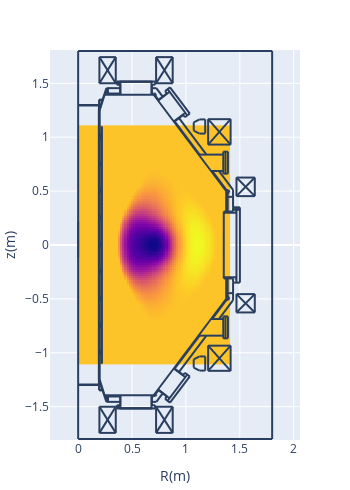

This figure's notebook cell:
### Code cell
pc.d_heatmap(dm_njt)

### Figure 1 — Plotly figure (JSON) as saved in the notebook; plotly's stock layout.template omitted (floating-point values rounded to 4 significant figures; data arrays with more than 128 entries replaced by an {"elided": "..."} marker saying what was removed)
{"data": [{"dx": 0.02, "dy": 0.02, "showscale": false, "type": "heatmap", "x0": 0, "y0": -1.1, "z": {"elided": "111x71 float values"}}], "layout": {"height": 490.8, "margin": {"autoexpand": false, "b": 50, "l": 50, "r": 50, "t": 50}, "shapes": [{"type": "line", "x0": 0.2652, "x1": 0.2652, "y0": -1.406, "y1": -1.455}, {"type": "line", "x0": 0.2766, "x1": 0.2766, "y0": -1.406, "y1": -1.455}, {"type": "line", "x0": 0.1927, "x1": 0.1927, "y0": -1.299, "y1": 1.299}, {"type": "line", "x0": 0.1927, "x1": 0.1927, "y0": -1.249, "y1": 1.249}, {"type": "line", "x0": 0.195, "x1": 0.195, "y0": -1.251, "y1": 1.249}, {"type": "line", "x0": 0.1995, "x1": 0.1995, "y0": -1.249, "y1": 1.249}, {"type": "line", "x0": 1.376, "x1": 0.7005, "y0": 0.4965, "y1": 1.394}, {"type": "line", "x0": 0.2199, "x1": 0.2199, "y0": 0.3695, "y1": 1.099}, {"type": "line", "x0": 0.2176, "x1": 0.2176, "y0": 0.3695, "y1": 1.099}, {"type": "line", "x0": 1.376, "x1": 0.7005, "y0": -0.4965, "y1": -1.394}, {"type": "line", "x0": 0.2176, "x1": 0.2176, "y0": -0.3695, "y1": -1.099}, {"type": "line", "x0": 0.2199, "x1": 0.2199, "y0": -0.3695, "y1": -1.099}, {"type": "line", "x0": 0.1995, "x1": 0.2448, "y0": -1.249, "y1": -1.394}, {"type": "line", "x0": 0.1972, "x1": 0.1972, "y0": -1.299, "y1": -1.344}, {"type": "line", "x0": 0.195, "x1": 0.195, "y0": -1.299, "y1": -1.349}, {"type": "line", "x0": 0.195, "x1": 0.229, "y0": -1.349, "y1": -1.349}, {"type": "line", "x0": 0.195, "x1": 0.2267, "y0": -1.344, "y1": -1.344}, {"type": "line", "x0": 0.1995, "x1": 0.1995, "y0": -0.9975, "y1": -0.9748}, {"type": "line", "x0": 0.2086, "x1": 0.2086, "y0": -1.009, "y1": -0.9907}, {"type": "line", "x0": 0.2086, "x1": 0.2086, "y0": -1.009, "y1": -0.9929}, {"type": "line", "x0": 0.2063, "x1": 0.2063, "y0": -1.011, "y1": -0.9748}, {"type": "line", "x0": 0, "x1": 0.2108, "y0": -1.294, "y1": -1.294}, {"type": "line", "x0": 0, "x1": 0.2131, "y0": -1.299, "y1": -1.299}, {"type": "line", "x0": 0.1995, "x1": 0.1995, "y0": -1.011, "y1": -1.002}, {"type": "line", "x0": 0.2063, "x1": 0.2086, "y0": -1.007, "y1": -1.007}, {"type": "line", "x0": 0.2086, "x1": 0.2086, "y0": -1.004, "y1": -1.004}, {"type": "line", "x0": 0.2086, "x1": 0.2176, "y0": -1.009, "y1": -1.009}, {"type": "line", "x0": 0.1995, "x1": 0.2063, "y0": -1.011, "y1": -1.011}, {"type": "line", "x0": 0.2199, "x1": 0.2176, "y0": -1.099, "y1": -1.099}, {"type": "line", "x0": 0.2063, "x1": 0.2086, "y0": -0.9929, "y1": -0.9929}, {"type": "line", "x0": 0.2086, "x1": 0.2086, "y0": -0.9975, "y1": -0.9975}, {"type": "line", "x0": 0.2086, "x1": 0.2176, "y0": -0.9929, "y1": -0.9929}, {"type": "line", "x0": 0.2086, "x1": 0.2176, "y0": -0.9907, "y1": -0.9907}, {"type": "line", "x0": 0.1995, "x1": 0.2063, "y0": -0.9748, "y1": -0.9748}, {"type": "line", "x0": 0.2086, "x1": 0.2176, "y0": -0.7594, "y1": -0.7594}, {"type": "line", "x0": 0.1995, "x1": 0.2063, "y0": -0.7617, "y1": -0.7617}, {"type": "line", "x0": 0.2086, "x1": 0.2086, "y0": -0.7594, "y1": -0.7413}, {"type": "line", "x0": 0.2086, "x1": 0.2086, "y0": -0.7594, "y1": -0.739}, {"type": "line", "x0": 0.1995, "x1": 0.1995, "y0": -0.7617, "y1": -0.7526}, {"type": "line", "x0": 0.2063, "x1": 0.2063, "y0": -0.7617, "y1": -0.7254}, {"type": "line", "x0": 0.1995, "x1": 0.2063, "y0": -0.7254, "y1": -0.7254}, {"type": "line", "x0": 0.2086, "x1": 0.2176, "y0": -0.739, "y1": -0.739}, {"type": "line", "x0": 0.2086, "x1": 0.2176, "y0": -0.7413, "y1": -0.7413}, {"type": "line", "x0": 0.2086, "x1": 0.2086, "y0": -0.7526, "y1": -0.7526}, {"type": "line", "x0": 0.2063, "x1": 0.2086, "y0": -0.7572, "y1": -0.7572}, {"type": "line", "x0": 0.2086, "x1": 0.2086, "y0": -0.7458, "y1": -0.7458}, {"type": "line", "x0": 0.2063, "x1": 0.2086, "y0": -0.7436, "y1": -0.7436}, {"type": "line", "x0": 0.1995, "x1": 0.1995, "y0": -0.7481, "y1": -0.7254}, {"type": "line", "x0": 0.3582, "x1": 0.7141, "y0": -1.517, "y1": -1.517}, {"type": "line", "x0": 0.3854, "x1": 0.6869, "y0": -1.514, "y1": -1.514}, {"type": "line", "x0": 0.3854, "x1": 0.6869, "y0": -1.514, "y1": -1.514}, {"type": "line", "x0": 0.2426, "x1": 0.7096, "y0": -1.394, "y1": -1.394}, {"type": "line", "x0": 0.3922, "x1": 0.3922, "y0": -1.514, "y1": -1.394}, {"type": "line", "x0": 0.3582, "x1": 0.3582, "y0": -1.517, "y1": -1.487}, {"type": "line", "x0": 0.3786, "x1": 0.3786, "y0": -1.517, "y1": -1.487}, {"type": "line", "x0": 0.3695, "x1": 0.3695, "y0": -1.517, "y1": -1.487}, {"type": "line", "x0": 0.3831, "x1": 0.3831, "y0": -1.517, "y1": -1.512}, {"type": "line", "x0": 0.3831, "x1": 0.3854, "y0": -1.512, "y1": -1.514}, {"type": "line", "x0": 0.3854, "x1": 0.3854, "y0": -1.514, "y1": -1.514}, {"type": "line", "x0": 0.3899, "x1": 0.263, "y0": -1.455, "y1": -1.455}, {"type": "line", "x0": 0.3582, "x1": 0.3899, "y0": -1.487, "y1": -1.487}, {"type": "line", "x0": 0.2471, "x1": 0.3899, "y0": -1.406, "y1": -1.406}, {"type": "line", "x0": 0.2766, "x1": 0.2766, "y0": -1.455, "y1": -1.406}, {"type": "line", "x0": 0.2652, "x1": 0.2652, "y0": -1.455, "y1": -1.406}, {"type": "line", "x0": 0.2584, "x1": 0.263, "y0": -1.444, "y1": -1.455}, {"type": "line", "x0": 0.2426, "x1": 0.2448, "y0": -1.394, "y1": -1.392}, {"type": "line", "x0": 0.3899, "x1": 0.3899, "y0": -1.487, "y1": -1.394}, {"type": "line", "x0": 0.6801, "x1": 0.6801, "y0": -1.514, "y1": -1.394}, {"type": "line", "x0": 0.7141, "x1": 0.7141, "y0": -1.517, "y1": -1.487}, {"type": "line", "x0": 0.6914, "x1": 0.6914, "y0": -1.517, "y1": -1.512}, {"type": "line", "x0": 0.6914, "x1": 0.6869, "y0": -1.512, "y1": -1.514}, {"type": "line", "x0": 0.6869, "x1": 0.6869, "y0": -1.514, "y1": -1.514}, {"type": "line", "x0": 0.6846, "x1": 0.6846, "y0": -1.487, "y1": -1.394}, {"type": "line", "x0": 0.6846, "x1": 0.7141, "y0": -1.487, "y1": -1.487}, {"type": "line", "x0": 0.7254, "x1": 0.6846, "y0": -1.455, "y1": -1.455}, {"type": "line", "x0": 0.7118, "x1": 0.705, "y0": -1.392, "y1": -1.387}, {"type": "line", "x0": 0.7055, "x1": 0.715, "y0": -1.4, "y1": -1.402}, {"type": "line", "x0": 0.715, "x1": 0.7223, "y0": -1.402, "y1": -1.397}, {"type": "line", "x0": 0.7223, "x1": 0.7248, "y0": -1.397, "y1": -1.389}, {"type": "line", "x0": 0.7248, "x1": 0.7198, "y0": -1.389, "y1": -1.381}, {"type": "line", "x0": 0.6846, "x1": 0.7005, "y0": -1.406, "y1": -1.406}, {"type": "line", "x0": 0.2199, "x1": 0.2199, "y0": -0.3627, "y1": 0.3627}, {"type": "line", "x0": 0.2176, "x1": 0.2176, "y0": -0.3627, "y1": 0.3627}, {"type": "line", "x0": 0.1995, "x1": 0.1995, "y0": -0.4965, "y1": -0.4761}, {"type": "line", "x0": 0.2063, "x1": 0.2063, "y0": -0.5123, "y1": -0.4761}, {"type": "line", "x0": 0.1995, "x1": 0.1995, "y0": -0.5123, "y1": -0.5033}, {"type": "line", "x0": 0.2086, "x1": 0.2086, "y0": -0.5101, "y1": -0.4897}, {"type": "line", "x0": 0.2086, "x1": 0.2086, "y0": -0.5101, "y1": -0.4919}, {"type": "line", "x0": 0.2086, "x1": 0.2176, "y0": -0.5101, "y1": -0.5101}, {"type": "line", "x0": 0.2063, "x1": 0.2086, "y0": -0.4942, "y1": -0.4942}, {"type": "line", "x0": 0.2086, "x1": 0.2086, "y0": -0.4965, "y1": -0.4965}, {"type": "line", "x0": 0.2063, "x1": 0.2086, "y0": -0.5055, "y1": -0.5055}, {"type": "line", "x0": 0.2086, "x1": 0.2086, "y0": -0.5033, "y1": -0.5033}, {"type": "line", "x0": 0.2086, "x1": 0.2176, "y0": -0.4919, "y1": -0.4919}, {"type": "line", "x0": 0.2086, "x1": 0.2176, "y0": -0.4897, "y1": -0.4897}, {"type": "line", "x0": 0.1995, "x1": 0.2063, "y0": -0.5123, "y1": -0.5123}, {"type": "line", "x0": 0.1995, "x1": 0.2063, "y0": -0.4761, "y1": -0.4761}, {"type": "line", "x0": 0.2154, "x1": 0.2176, "y0": -0.365, "y1": -0.3627}, {"type": "line", "x0": 0.2206, "x1": 0.2218, "y0": -0.3642, "y1": -0.3614}, {"type": "line", "x0": 0.2199, "x1": 0.2176, "y0": -0.3695, "y1": -0.3695}, {"type": "line", "x0": 0.2176, "x1": 0.2154, "y0": -0.3786, "y1": -0.3786}, {"type": "line", "x0": 0.2154, "x1": 0.2154, "y0": -0.3786, "y1": -0.3695}, {"type": "line", "x0": 0.2176, "x1": 0.2176, "y0": -0.3786, "y1": -0.3695}, {"type": "line", "x0": 0.2169, "x1": 0.2157, "y0": -0.365, "y1": -0.3678}, {"type": "line", "x0": 0.2183, "x1": 0.2177, "y0": -0.3664, "y1": -0.3678}, {"type": "line", "x0": 0.2176, "x1": 0.2199, "y0": -0.3673, "y1": -0.365}, {"type": "line", "x0": 0.2192, "x1": 0.2197, "y0": -0.3628, "y1": -0.3614}, {"type": "line", "x0": 0.1995, "x1": 0.1995, "y0": -0.263, "y1": -0.2516}, {"type": "line", "x0": 0.2063, "x1": 0.2063, "y0": -0.263, "y1": -0.2267}, {"type": "line", "x0": 0.2086, "x1": 0.2086, "y0": -0.2607, "y1": -0.2426}, {"type": "line", "x0": 0.2086, "x1": 0.2086, "y0": -0.2607, "y1": -0.2403}, {"type": "line", "x0": 0.2086, "x1": 0.2176, "y0": -0.2607, "y1": -0.2607}, {"type": "line", "x0": 0.2086, "x1": 0.2086, "y0": -0.2539, "y1": -0.2539}, {"type": "line", "x0": 0.2063, "x1": 0.2086, "y0": -0.2562, "y1": -0.2562}, {"type": "line", "x0": 0.1995, "x1": 0.2063, "y0": -0.263, "y1": -0.263}, {"type": "line", "x0": 0.1995, "x1": 0.1995, "y0": -0.2471, "y1": -0.2267}, {"type": "line", "x0": 0.2086, "x1": 0.2176, "y0": -0.2403, "y1": -0.2403}, {"type": "line", "x0": 0.2086, "x1": 0.2176, "y0": -0.2426, "y1": -0.2426}, {"type": "line", "x0": 0.2086, "x1": 0.2086, "y0": -0.2471, "y1": -0.2471}, {"type": "line", "x0": 0.2063, "x1": 0.2086, "y0": -0.2426, "y1": -0.2426}, {"type": "line", "x0": 0.1995, "x1": 0.2063, "y0": -0.2267, "y1": -0.2267}, {"type": "line", "x0": 0.1995, "x1": 0.2063, "y0": -0.01133, "y1": -0.01133}, {"type": "line", "x0": 0.1995, "x1": 0.2063, "y0": 0.02494, "y1": 0.02494}, {"type": "line", "x0": 0.1995, "x1": 0.1995, "y0": -0.01133, "y1": -0.002267}, {"type": "line", "x0": 0.1995, "x1": 0.1995, "y0": 0.002267, "y1": 0.02494}, {"type": "line", "x0": 0.2063, "x1": 0.2063, "y0": -0.01133, "y1": 0.02494}, {"type": "line", "x0": 0.2086, "x1": 0.2086, "y0": -0.009068, "y1": 0.006801}, {"type": "line", "x0": 0.2086, "x1": 0.2086, "y0": -0.009068, "y1": 0.009068}, {"type": "line", "x0": 0.2086, "x1": 0.2176, "y0": -0.009068, "y1": -0.009068}, {"type": "line", "x0": 0.2086, "x1": 0.2086, "y0": -0.004534, "y1": -0.004534}, {"type": "line", "x0": 0.2063, "x1": 0.2086, "y0": -0.006801, "y1": -0.006801}, {"type": "line", "x0": 0.2086, "x1": 0.2176, "y0": 0.009068, "y1": 0.009068}, {"type": "line", "x0": 0.2086, "x1": 0.2176, "y0": 0.006801, "y1": 0.006801}, {"type": "line", "x0": 0.2086, "x1": 0.2086, "y0": 0.002267, "y1": 0.002267}, {"type": "line", "x0": 0.2063, "x1": 0.2086, "y0": 0.006801, "y1": 0.006801}, {"type": "line", "x0": 0.2176, "x1": 0.2176, "y0": 0.3786, "y1": 0.3695}, {"type": "line", "x0": 0.2154, "x1": 0.2154, "y0": 0.3786, "y1": 0.3695}, {"type": "line", "x0": 0.1995, "x1": 0.1995, "y0": 0.2516, "y1": 0.2743}, {"type": "line", "x0": 0.2063, "x1": 0.2063, "y0": 0.238, "y1": 0.2743}, {"type": "line", "x0": 0.2086, "x1": 0.2086, "y0": 0.2403, "y1": 0.2607}, {"type": "line", "x0": 0.1995, "x1": 0.2063, "y0": 0.238, "y1": 0.238}, {"type": "line", "x0": 0.1995, "x1": 0.1995, "y0": 0.238, "y1": 0.2471}, {"type": "line", "x0": 0.2063, "x1": 0.2086, "y0": 0.2562, "y1": 0.2562}, {"type": "line", "x0": 0.2086, "x1": 0.2086, "y0": 0.2539, "y1": 0.2539}, {"type": "line", "x0": 0.2086, "x1": 0.2176, "y0": 0.2584, "y1": 0.2584}, {"type": "line", "x0": 0.2063, "x1": 0.2086, "y0": 0.2426, "y1": 0.2426}, {"type": "line", "x0": 0.2086, "x1": 0.2086, "y0": 0.2471, "y1": 0.2471}, {"type": "line", "x0": 0.2086, "x1": 0.2176, "y0": 0.2403, "y1": 0.2403}, {"type": "line", "x0": 0.2086, "x1": 0.2086, "y0": 0.2403, "y1": 0.2584}, {"type": "line", "x0": 0.2086, "x1": 0.2176, "y0": 0.2607, "y1": 0.2607}, {"type": "line", "x0": 0.1995, "x1": 0.2063, "y0": 0.2743, "y1": 0.2743}, {"type": "line", "x0": 0.2177, "x1": 0.2183, "y0": 0.3696, "y1": 0.3682}, {"type": "line", "x0": 0.2157, "x1": 0.2169, "y0": 0.3696, "y1": 0.3668}, {"type": "line", "x0": 0.2176, "x1": 0.2199, "y0": 0.3673, "y1": 0.365}, {"type": "line", "x0": 0.2218, "x1": 0.2206, "y0": 0.3632, "y1": 0.366}, {"type": "line", "x0": 0.2154, "x1": 0.2176, "y0": 0.365, "y1": 0.3627}, {"type": "line", "x0": 0.2197, "x1": 0.2192, "y0": 0.3632, "y1": 0.3646}, {"type": "line", "x0": 0.2199, "x1": 0.2176, "y0": 0.3695, "y1": 0.3695}, {"type": "line", "x0": 0.2176, "x1": 0.2154, "y0": 0.3786, "y1": 0.3786}, {"type": "line", "x0": 0.1995, "x1": 0.1995, "y0": 0.5033, "y1": 0.5237}, {"type": "line", "x0": 0.1995, "x1": 0.1995, "y0": 0.4874, "y1": 0.4965}, {"type": "line", "x0": 0.2063, "x1": 0.2063, "y0": 0.4874, "y1": 0.5237}, {"type": "line", "x0": 0.2086, "x1": 0.2086, "y0": 0.4897, "y1": 0.5078}, {"type": "line", "x0": 0.2086, "x1": 0.2086, "y0": 0.4897, "y1": 0.5101}, {"type": "line", "x0": 0.2086, "x1": 0.2176, "y0": 0.4897, "y1": 0.4897}, {"type": "line", "x0": 0.2086, "x1": 0.2086, "y0": 0.4965, "y1": 0.4965}, {"type": "line", "x0": 0.2063, "x1": 0.2086, "y0": 0.4942, "y1": 0.4942}, {"type": "line", "x0": 0.2086, "x1": 0.2176, "y0": 0.5101, "y1": 0.5101}, {"type": "line", "x0": 0.2086, "x1": 0.2176, "y0": 0.5078, "y1": 0.5078}, {"type": "line", "x0": 0.2086, "x1": 0.2086, "y0": 0.5033, "y1": 0.5033}, {"type": "line", "x0": 0.2063, "x1": 0.2086, "y0": 0.5055, "y1": 0.5055}, {"type": "line", "x0": 0.1995, "x1": 0.2063, "y0": 0.4874, "y1": 0.4874}, {"type": "line", "x0": 0.1995, "x1": 0.2063, "y0": 0.5237, "y1": 0.5237}, {"type": "line", "x0": 1.501, "x1": 1.501, "y0": 0.3491, "y1": -0.3491}, {"type": "line", "x0": 1.351, "x1": 1.351, "y0": 0.3106, "y1": -0.3106}, {"type": "line", "x0": 1.469, "x1": 1.469, "y0": 0.3491, "y1": -0.3491}, {"type": "line", "x0": 1.387, "x1": 1.387, "y0": -0.3106, "y1": -0.4965}, {"type": "line", "x0": 1.374, "x1": 1.374, "y0": -0.3106, "y1": -0.4965}, {"type": "line", "x0": 1.462, "x1": 1.462, "y0": -0.3196, "y1": -0.3106}, {"type": "line", "x0": 1.437, "x1": 1.437, "y0": -0.3106, "y1": -0.3491}, {"type": "line", "x0": 1.437, "x1": 1.501, "y0": -0.3491, "y1": -0.3491}, {"type": "line", "x0": 1.437, "x1": 1.437, "y0": -0.3491, "y1": -0.5123}, {"type": "line", "x0": 1.379, "x1": 1.392, "y0": -0.5069, "y1": -0.5093}, {"type": "line", "x0": 1.392, "x1": 1.402, "y0": -0.5093, "y1": -0.4997}, {"type": "line", "x0": 1.402, "x1": 1.4, "y0": -0.4997, "y1": -0.4862}, {"type": "line", "x0": 1.4, "x1": 1.388, "y0": -0.4862, "y1": -0.48}, {"type": "line", "x0": 1.374, "x1": 1.374, "y0": -0.4965, "y1": -0.4987}, {"type": "line", "x0": 1.383, "x1": 1.378, "y0": -0.501, "y1": -0.4965}, {"type": "line", "x0": 1.387, "x1": 1.437, "y0": -0.4466, "y1": -0.4466}, {"type": "line", "x0": 1.462, "x1": 1.469, "y0": -0.3196, "y1": -0.3196}, {"type": "line", "x0": 1.351, "x1": 1.469, "y0": -0.2992, "y1": -0.2992}, {"type": "line", "x0": 1.351, "x1": 1.437, "y0": -0.3106, "y1": -0.3106}, {"type": "line", "x0": 1.462, "x1": 1.469, "y0": -0.3106, "y1": -0.3106}, {"type": "line", "x0": 1.437, "x1": 1.437, "y0": 0.5123, "y1": 0.3514}, {"type": "line", "x0": 1.387, "x1": 1.387, "y0": 0.4965, "y1": 0.3106}, {"type": "line", "x0": 1.374, "x1": 1.374, "y0": 0.4965, "y1": 0.3106}, {"type": "line", "x0": 1.437, "x1": 1.501, "y0": 0.3491, "y1": 0.3491}, {"type": "line", "x0": 1.501, "x1": 1.437, "y0": 0.3264, "y1": 0.3264}, {"type": "line", "x0": 1.501, "x1": 1.437, "y0": 0.3446, "y1": 0.3446}, {"type": "line", "x0": 1.351, "x1": 1.469, "y0": 0.2992, "y1": 0.2992}, {"type": "line", "x0": 1.351, "x1": 1.437, "y0": 0.3106, "y1": 0.3106}, {"type": "line", "x0": 1.462, "x1": 1.462, "y0": 0.3196, "y1": 0.3106}, {"type": "line", "x0": 1.437, "x1": 1.437, "y0": 0.3514, "y1": 0.3106}, {"type": "line", "x0": 1.462, "x1": 1.469, "y0": 0.3106, "y1": 0.3106}, {"type": "line", "x0": 1.462, "x1": 1.469, "y0": 0.3196, "y1": 0.3196}, {"type": "line", "x0": 1.388, "x1": 1.4, "y0": 0.4818, "y1": 0.488}, {"type": "line", "x0": 1.4, "x1": 1.402, "y0": 0.488, "y1": 0.5015}, {"type": "line", "x0": 1.402, "x1": 1.392, "y0": 0.5015, "y1": 0.5111}, {"type": "line", "x0": 1.392, "x1": 1.379, "y0": 0.5111, "y1": 0.5088}, {"type": "line", "x0": 1.387, "x1": 1.437, "y0": 0.4466, "y1": 0.4466}, {"type": "line", "x0": 1.374, "x1": 1.374, "y0": 0.4965, "y1": 0.4987}, {"type": "line", "x0": 1.383, "x1": 1.378, "y0": 0.501, "y1": 0.4965}, {"type": "line", "x0": 0.1995, "x1": 0.2448, "y0": 1.249, "y1": 1.394}, {"type": "line", "x0": 0.1995, "x1": 0.1995, "y0": 0.7526, "y1": 0.773}, {"type": "line", "x0": 0.2063, "x1": 0.2063, "y0": 0.7368, "y1": 0.773}, {"type": "line", "x0": 0.1995, "x1": 0.1995, "y0": 0.7368, "y1": 0.7481}, {"type": "line", "x0": 0.2063, "x1": 0.2086, "y0": 0.7572, "y1": 0.7572}, {"type": "line", "x0": 0.2086, "x1": 0.2086, "y0": 0.7526, "y1": 0.7526}, {"type": "line", "x0": 0.2063, "x1": 0.2086, "y0": 0.7436, "y1": 0.7436}, {"type": "line", "x0": 0.2086, "x1": 0.2086, "y0": 0.7458, "y1": 0.7458}, {"type": "line", "x0": 0.2086, "x1": 0.2086, "y0": 0.739, "y1": 0.7594}, {"type": "line", "x0": 0.2086, "x1": 0.2086, "y0": 0.739, "y1": 0.7572}, {"type": "line", "x0": 0.2086, "x1": 0.2176, "y0": 0.739, "y1": 0.739}, {"type": "line", "x0": 0.2086, "x1": 0.2176, "y0": 0.7572, "y1": 0.7572}, {"type": "line", "x0": 0.2086, "x1": 0.2176, "y0": 0.7594, "y1": 0.7594}, {"type": "line", "x0": 0.1995, "x1": 0.2063, "y0": 0.7368, "y1": 0.7368}, {"type": "line", "x0": 0.1995, "x1": 0.2063, "y0": 0.773, "y1": 0.773}, {"type": "line", "x0": 0.2086, "x1": 0.2086, "y0": 0.9907, "y1": 1.009}, {"type": "line", "x0": 0.2086, "x1": 0.2086, "y0": 0.9907, "y1": 1.007}, {"type": "line", "x0": 0.2086, "x1": 0.2176, "y0": 0.9907, "y1": 0.9907}, {"type": "line", "x0": 0.2086, "x1": 0.2176, "y0": 1.007, "y1": 1.007}, {"type": "line", "x0": 0.2086, "x1": 0.2176, "y0": 1.009, "y1": 1.009}, {"type": "line", "x0": 0.2063, "x1": 0.2063, "y0": 0.9884, "y1": 1.025}, {"type": "line", "x0": 0.2086, "x1": 0.2086, "y0": 1.009, "y1": 1.025}, {"type": "line", "x0": 0.1995, "x1": 0.1995, "y0": 1.002, "y1": 1.025}, {"type": "line", "x0": 0.1995, "x1": 0.1995, "y0": 1.002, "y1": 1.025}, {"type": "line", "x0": 0.1995, "x1": 0.1995, "y0": 0.9884, "y1": 0.9975}, {"type": "line", "x0": 0.2086, "x1": 0.2086, "y0": 1.009, "y1": 1.025}, {"type": "line", "x0": 0.2063, "x1": 0.2063, "y0": 0.9884, "y1": 1.025}, {"type": "line", "x0": 0.2086, "x1": 0.2176, "y0": 1.009, "y1": 1.009}, {"type": "line", "x0": 0.2086, "x1": 0.2176, "y0": 1.007, "y1": 1.007}, {"type": "line", "x0": 0.2086, "x1": 0.2176, "y0": 0.9907, "y1": 0.9907}, {"type": "line", "x0": 0.2086, "x1": 0.2086, "y0": 0.9907, "y1": 1.007}, {"type": "line", "x0": 0.2086, "x1": 0.2086, "y0": 0.9907, "y1": 1.009}, {"type": "line", "x0": 0.2086, "x1": 0.2086, "y0": 0.9952, "y1": 0.9952}, {"type": "line", "x0": 0.2086, "x1": 0.2086, "y0": 0.9884, "y1": 0.9907}, {"type": "line", "x0": 0.2063, "x1": 0.2086, "y0": 0.9929, "y1": 0.9929}, {"type": "line", "x0": 0.2086, "x1": 0.2086, "y0": 1.002, "y1": 1.002}, {"type": "line", "x0": 0.2063, "x1": 0.2086, "y0": 1.007, "y1": 1.007}, {"type": "line", "x0": 0.1995, "x1": 0.2086, "y0": 0.9884, "y1": 0.9884}, {"type": "line", "x0": 0.1995, "x1": 0.2086, "y0": 1.025, "y1": 1.025}, {"type": "line", "x0": 0.1995, "x1": 0.2086, "y0": 1.025, "y1": 1.025}, {"type": "line", "x0": 0.2063, "x1": 0.2086, "y0": 1.007, "y1": 1.007}, {"type": "line", "x0": 0.2086, "x1": 0.2086, "y0": 1.002, "y1": 1.002}, {"type": "line", "x0": 0.2063, "x1": 0.2086, "y0": 0.9929, "y1": 0.9929}, {"type": "line", "x0": 0.2086, "x1": 0.2086, "y0": 0.9884, "y1": 0.9907}, {"type": "line", "x0": 0.2086, "x1": 0.2086, "y0": 0.9952, "y1": 0.9952}, {"type": "line", "x0": 0.1995, "x1": 0.1995, "y0": 0.9884, "y1": 0.9975}, {"type": "line", "x0": 0.1995, "x1": 0.2086, "y0": 0.9884, "y1": 0.9884}, {"type": "line", "x0": 0.2199, "x1": 0.2176, "y0": 1.099, "y1": 1.099}, {"type": "line", "x0": 0, "x1": 0.2131, "y0": 1.299, "y1": 1.299}, {"type": "line", "x0": 0, "x1": 0.2108, "y0": 1.294, "y1": 1.294}, {"type": "line", "x0": 0.195, "x1": 0.2267, "y0": 1.344, "y1": 1.344}, {"type": "line", "x0": 0.195, "x1": 0.229, "y0": 1.349, "y1": 1.349}, {"type": "line", "x0": 0.195, "x1": 0.195, "y0": 1.299, "y1": 1.349}, {"type": "line", "x0": 0.1972, "x1": 0.1972, "y0": 1.299, "y1": 1.344}, {"type": "line", "x0": 0.2426, "x1": 0.2448, "y0": 1.394, "y1": 1.392}, {"type": "line", "x0": 0.7096, "x1": 0.7028, "y0": 1.394, "y1": 1.39}, {"type": "line", "x0": 0.718, "x1": 0.723, "y0": 1.385, "y1": 1.393}, {"type": "line", "x0": 0.723, "x1": 0.7205, "y0": 1.393, "y1": 1.402}, {"type": "line", "x0": 0.7205, "x1": 0.7132, "y0": 1.402, "y1": 1.407}, {"type": "line", "x0": 0.7132, "x1": 0.7037, "y0": 1.407, "y1": 1.404}, {"type": "line", "x0": 0.2426, "x1": 0.7096, "y0": 1.394, "y1": 1.394}, {"type": "line", "x0": 0.3854, "x1": 0.6869, "y0": 1.514, "y1": 1.514}, {"type": "line", "x0": 0.3854, "x1": 0.6869, "y0": 1.514, "y1": 1.514}, {"type": "line", "x0": 0.3582, "x1": 0.7141, "y0": 1.517, "y1": 1.517}, {"type": "line", "x0": 0.3899, "x1": 0.263, "y0": 1.455, "y1": 1.455}, {"type": "line", "x0": 0.2471, "x1": 0.3899, "y0": 1.406, "y1": 1.406}, {"type": "line", "x0": 0.3582, "x1": 0.3899, "y0": 1.487, "y1": 1.487}, {"type": "line", "x0": 0.2584, "x1": 0.263, "y0": 1.444, "y1": 1.455}, {"type": "line", "x0": 0.2652, "x1": 0.2652, "y0": 1.455, "y1": 1.406}, {"type": "line", "x0": 0.2766, "x1": 0.2766, "y0": 1.455, "y1": 1.406}, {"type": "line", "x0": 0.3582, "x1": 0.3582, "y0": 1.517, "y1": 1.487}, {"type": "line", "x0": 0.3899, "x1": 0.3899, "y0": 1.487, "y1": 1.394}, {"type": "line", "x0": 0.3922, "x1": 0.3922, "y0": 1.514, "y1": 1.394}, {"type": "line", "x0": 0.3854, "x1": 0.3854, "y0": 1.514, "y1": 1.514}, {"type": "line", "x0": 0.3831, "x1": 0.3854, "y0": 1.512, "y1": 1.514}, {"type": "line", "x0": 0.3831, "x1": 0.3831, "y0": 1.517, "y1": 1.512}, {"type": "line", "x0": 0.3695, "x1": 0.3695, "y0": 1.517, "y1": 1.487}, {"type": "line", "x0": 0.3786, "x1": 0.3786, "y0": 1.517, "y1": 1.487}, {"type": "line", "x0": 0.6846, "x1": 0.6846, "y0": 1.487, "y1": 1.394}, {"type": "line", "x0": 0.6801, "x1": 0.6801, "y0": 1.514, "y1": 1.394}, {"type": "line", "x0": 0.6846, "x1": 0.7005, "y0": 1.406, "y1": 1.406}, {"type": "line", "x0": 0.6846, "x1": 0.7141, "y0": 1.487, "y1": 1.487}, {"type": "line", "x0": 0.6869, "x1": 0.6869, "y0": 1.514, "y1": 1.514}, {"type": "line", "x0": 0.6914, "x1": 0.6869, "y0": 1.512, "y1": 1.514}, {"type": "line", "x0": 0.6914, "x1": 0.6914, "y0": 1.517, "y1": 1.512}, {"type": "line", "x0": 0.7141, "x1": 0.7141, "y0": 1.517, "y1": 1.487}, {"type": "line", "x0": 0.7254, "x1": 0.6846, "y0": 1.455, "y1": 1.455}, {"type": "line", "x0": 0.7844, "x1": 0.7254, "y0": 1.376, "y1": 1.455}, {"type": "line", "x0": 0.7458, "x1": 0.7005, "y0": 1.347, "y1": 1.406}, {"type": "line", "x0": 0, "x1": 0, "y0": 0.2154, "y1": -0.1156}, {"type": "line", "x0": 0.7844, "x1": 0.7254, "y0": -1.376, "y1": -1.455}, {"type": "line", "x0": 0.7458, "x1": 0.7005, "y0": -1.347, "y1": -1.406}, {"type": "line", "x0": 1.437, "x1": 1.306, "y0": 0.5123, "y1": 0.6869}, {"type": "line", "x0": 1.387, "x1": 1.242, "y0": 0.4965, "y1": 0.6869}, {"type": "line", "x0": 1.347, "x1": 1.118, "y0": 0.8388, "y1": 0.8388}, {"type": "line", "x0": 1.347, "x1": 1.347, "y0": 0.866, "y1": 0.662}, {"type": "line", "x0": 1.367, "x1": 1.367, "y0": 0.866, "y1": 0.662}, {"type": "line", "x0": 1.39, "x1": 1.39, "y0": 0.866, "y1": 0.662}, {"type": "line", "x0": 1.39, "x1": 1.347, "y0": 0.866, "y1": 0.866}, {"type": "line", "x0": 1.39, "x1": 1.347, "y0": 0.662, "y1": 0.662}, {"type": "line", "x0": 1.347, "x1": 1.233, "y0": 0.6869, "y1": 0.6869}, {"type": "line", "x0": 1.347, "x1": 1.118, "y0": -0.8411, "y1": -0.8411}, {"type": "line", "x0": 1.347, "x1": 1.347, "y0": -0.866, "y1": -0.662}, {"type": "line", "x0": 1.367, "x1": 1.367, "y0": -0.866, "y1": -0.662}, {"type": "line", "x0": 1.39, "x1": 1.39, "y0": -0.866, "y1": -0.662}, {"type": "line", "x0": 1.39, "x1": 1.347, "y0": -0.866, "y1": -0.866}, {"type": "line", "x0": 1.39, "x1": 1.347, "y0": -0.662, "y1": -0.662}, {"type": "line", "x0": 1.347, "x1": 1.233, "y0": -0.6869, "y1": -0.6869}, {"type": "line", "x0": 1.437, "x1": 1.306, "y0": -0.5123, "y1": -0.6869}, {"type": "line", "x0": 1.387, "x1": 1.242, "y0": -0.4965, "y1": -0.6869}, {"type": "line", "x0": 0.195, "x1": 0.2584, "y0": -1.251, "y1": -1.444}, {"type": "line", "x0": 0.195, "x1": 0.2584, "y0": 1.249, "y1": 1.444}, {"type": "line", "x0": 0.8524, "x1": 0.8071, "y0": 1.462, "y1": 1.428}, {"type": "line", "x0": 0.8071, "x1": 0.8229, "y0": 1.428, "y1": 1.406}, {"type": "line", "x0": 0.8229, "x1": 0.739, "y0": 1.406, "y1": 1.342}, {"type": "line", "x0": 0.8479, "x1": 0.7413, "y0": 1.421, "y1": 1.34}, {"type": "line", "x0": 0.8524, "x1": 1.036, "y0": 1.462, "y1": 1.22}, {"type": "line", "x0": 0.8297, "x1": 1.013, "y0": 1.446, "y1": 1.202}, {"type": "line", "x0": 0.9952, "x1": 0.8864, "y0": 1.226, "y1": 1.145}, {"type": "line", "x0": 1.036, "x1": 0.9907, "y0": 1.22, "y1": 1.186}, {"type": "line", "x0": 0.9748, "x1": 0.9907, "y0": 1.206, "y1": 1.186}, {"type": "line", "x0": 0.9748, "x1": 0.8887, "y0": 1.206, "y1": 1.143}, {"type": "line", "x0": 1.19, "x1": 0.9363, "y0": 0.8388, "y1": 1.177}, {"type": "line", "x0": 1.127, "x1": 0.8955, "y0": 0.8388, "y1": 1.147}, {"type": "line", "x0": 0.8524, "x1": 0.8071, "y0": -1.462, "y1": -1.428}, {"type": "line", "x0": 0.8071, "x1": 0.8229, "y0": -1.428, "y1": -1.406}, {"type": "line", "x0": 0.8229, "x1": 0.739, "y0": -1.406, "y1": -1.342}, {"type": "line", "x0": 0.8479, "x1": 0.7413, "y0": -1.421, "y1": -1.34}, {"type": "line", "x0": 0.8524, "x1": 1.036, "y0": -1.462, "y1": -1.22}, {"type": "line", "x0": 0.8297, "x1": 1.013, "y0": -1.446, "y1": -1.202}, {"type": "line", "x0": 0.9952, "x1": 0.8864, "y0": -1.226, "y1": -1.145}, {"type": "line", "x0": 1.036, "x1": 0.9907, "y0": -1.22, "y1": -1.186}, {"type": "line", "x0": 0.9748, "x1": 0.9907, "y0": -1.206, "y1": -1.186}, {"type": "line", "x0": 0.9748, "x1": 0.8887, "y0": -1.206, "y1": -1.143}, {"type": "line", "x0": 1.19, "x1": 0.9363, "y0": -0.8411, "y1": -1.177}, {"type": "line", "x0": 1.127, "x1": 0.8955, "y0": -0.8411, "y1": -1.147}, {"type": "line", "x0": 0.1972, "x1": 0.1972, "y0": -1.501, "y1": -1.743}, {"type": "line", "x0": 0.1972, "x1": 0.3491, "y0": -1.743, "y1": -1.743}, {"type": "line", "x0": 0.3491, "x1": 0.3491, "y0": -1.743, "y1": -1.501}, {"type": "line", "x0": 0.3491, "x1": 0.1972, "y0": -1.501, "y1": -1.501}, {"type": "line", "x0": 0.1972, "x1": 0.1972, "y0": 1.743, "y1": 1.501}, {"type": "line", "x0": 0.1972, "x1": 0.3491, "y0": 1.501, "y1": 1.501}, {"type": "line", "x0": 0.3491, "x1": 0.3491, "y0": 1.501, "y1": 1.743}, {"type": "line", "x0": 0.3491, "x1": 0.1972, "y0": 1.743, "y1": 1.743}, {"type": "line", "x0": 0.7232, "x1": 0.7232, "y0": 1.743, "y1": 1.501}, {"type": "line", "x0": 0.7232, "x1": 0.8773, "y0": 1.501, "y1": 1.501}, {"type": "line", "x0": 0.8773, "x1": 0.8773, "y0": 1.501, "y1": 1.743}, {"type": "line", "x0": 0.8773, "x1": 0.7232, "y0": 1.743, "y1": 1.743}, {"type": "line", "x0": 0.7232, "x1": 0.7232, "y0": -1.501, "y1": -1.743}, {"type": "line", "x0": 0.7232, "x1": 0.8773, "y0": -1.743, "y1": -1.743}, {"type": "line", "x0": 0.8773, "x1": 0.8773, "y0": -1.743, "y1": -1.501}, {"type": "line", "x0": 0.8773, "x1": 0.7232, "y0": -1.501, "y1": -1.501}, {"type": "line", "x0": 1.206, "x1": 1.206, "y0": -0.934, "y1": -1.168}, {"type": "line", "x0": 1.206, "x1": 1.415, "y0": -1.168, "y1": -1.168}, {"type": "line", "x0": 1.415, "x1": 1.415, "y0": -1.168, "y1": -0.934}, {"type": "line", "x0": 1.415, "x1": 1.206, "y0": -0.934, "y1": -0.934}, {"type": "line", "x0": 1.206, "x1": 1.206, "y0": 1.168, "y1": 0.9317}, {"type": "line", "x0": 1.206, "x1": 1.415, "y0": 0.9317, "y1": 0.9317}, {"type": "line", "x0": 1.415, "x1": 1.415, "y0": 0.9317, "y1": 1.168}, {"type": "line", "x0": 1.415, "x1": 1.206, "y0": 1.168, "y1": 1.168}, {"type": "line", "x0": 1.469, "x1": 1.469, "y0": 0.6257, "y1": 0.4534}, {"type": "line", "x0": 1.469, "x1": 1.639, "y0": 0.4534, "y1": 0.4534}, {"type": "line", "x0": 1.639, "x1": 1.639, "y0": 0.4534, "y1": 0.6257}, {"type": "line", "x0": 1.639, "x1": 1.469, "y0": 0.6257, "y1": 0.6257}, {"type": "line", "x0": 1.469, "x1": 1.469, "y0": -0.4557, "y1": -0.6257}, {"type": "line", "x0": 1.469, "x1": 1.639, "y0": -0.6257, "y1": -0.6257}, {"type": "line", "x0": 1.639, "x1": 1.639, "y0": -0.6257, "y1": -0.4557}, {"type": "line", "x0": 1.639, "x1": 1.469, "y0": -0.4557, "y1": -0.4557}, {"type": "line", "x0": 1.072, "x1": 1.127, "y0": 1.138, "y1": 1.165}, {"type": "line", "x0": 1.127, "x1": 1.179, "y0": 1.165, "y1": 1.165}, {"type": "line", "x0": 1.179, "x1": 1.179, "y0": 1.165, "y1": 1.034}, {"type": "line", "x0": 1.179, "x1": 1.127, "y0": 1.034, "y1": 1.034}, {"type": "line", "x0": 1.127, "x1": 1.072, "y0": 1.034, "y1": 1.061}, {"type": "line", "x0": 1.072, "x1": 1.072, "y0": 1.061, "y1": 1.138}, {"type": "line", "x0": 1.072, "x1": 1.072, "y0": -1.138, "y1": -1.061}, {"type": "line", "x0": 1.072, "x1": 1.127, "y0": -1.061, "y1": -1.034}, {"type": "line", "x0": 1.127, "x1": 1.179, "y0": -1.034, "y1": -1.034}, {"type": "line", "x0": 1.179, "x1": 1.179, "y0": -1.034, "y1": -1.165}, {"type": "line", "x0": 1.179, "x1": 1.127, "y0": -1.165, "y1": -1.165}, {"type": "line", "x0": 1.127, "x1": 1.072, "y0": -1.165, "y1": -1.138}, {"type": "line", "x0": 1.469, "x1": 1.639, "y0": 0.6257, "y1": 0.4534}, {"type": "line", "x0": 1.469, "x1": 1.639, "y0": 0.4534, "y1": 0.6257}, {"type": "line", "x0": 1.206, "x1": 1.415, "y0": 1.168, "y1": 0.9317}, {"type": "line", "x0": 1.206, "x1": 1.415, "y0": 0.9317, "y1": 1.168}, {"type": "line", "x0": 1.469, "x1": 1.639, "y0": -0.6257, "y1": -0.4557}, {"type": "line", "x0": 1.469, "x1": 1.639, "y0": -0.4557, "y1": -0.6257}, {"type": "line", "x0": 1.415, "x1": 1.206, "y0": -0.934, "y1": -1.168}, {"type": "line", "x0": 1.206, "x1": 1.415, "y0": -0.934, "y1": -1.168}, {"type": "line", "x0": 0.1972, "x1": 0.3491, "y0": -1.501, "y1": -1.743}, {"type": "line", "x0": 0.1972, "x1": 0.3491, "y0": -1.743, "y1": -1.501}, {"type": "line", "x0": 0.7232, "x1": 0.8773, "y0": -1.501, "y1": -1.743}, {"type": "line", "x0": 0.7232, "x1": 0.8773, "y0": -1.743, "y1": -1.501}, {"type": "line", "x0": 0.1972, "x1": 0.3491, "y0": 1.501, "y1": 1.743}, {"type": "line", "x0": 0.1972, "x1": 0.3491, "y0": 1.743, "y1": 1.501}, {"type": "line", "x0": 0.7232, "x1": 0.8773, "y0": 1.743, "y1": 1.501}, {"type": "line", "x0": 0.7232, "x1": 0.8773, "y0": 1.501, "y1": 1.743}, {"type": "line", "x0": 0, "x1": 1.8, "y0": 1.8, "y1": 1.8}, {"type": "line", "x0": 0, "x1": 1.8, "y0": -1.8, "y1": -1.8}, {"type": "line", "x0": 1.8, "x1": 1.8, "y0": -1.8, "y1": 1.8}, {"type": "line", "x0": 0, "x1": 0, "y0": 1.8, "y1": -1.8}], "width": 350, "xaxis": {"title": {"text": "R(m)"}}, "yaxis": {"scaleanchor": "x", "title": {"text": "z(m)"}}}}
